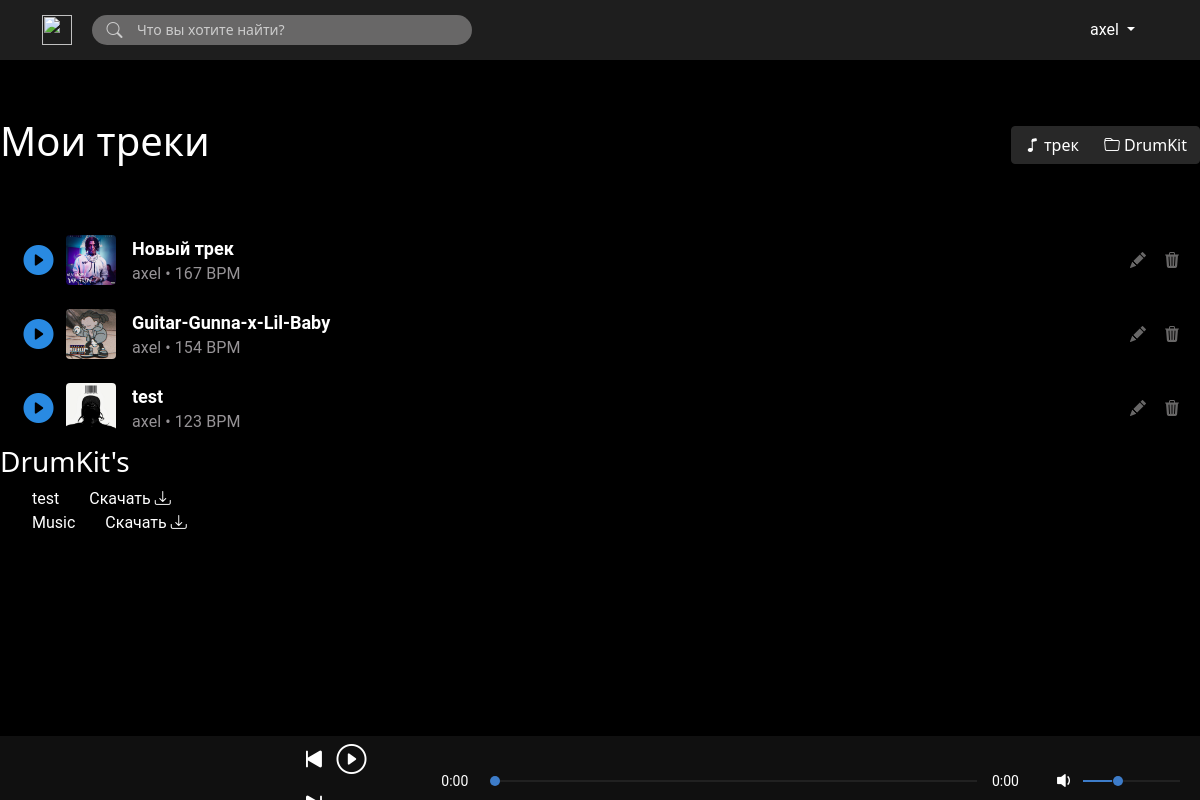
Page /profile/ (signed in) on the committed database.
### main/models.py (models this page shows, shortened)
class Anketa(models.Model):
    name = models.CharField(max_length=45, verbose_name="Название трека")
    bpm = models.IntegerField(verbose_name="Темп")
    image = models.ImageField(upload_to="photo/%Y/%m/%d/", verbose_name="Изображение")
    audio = models.FileField(upload_to="music/%Y/%m/%d/", verbose_name="Аудио")
    user = models.ForeignKey(User, on_delete=models.PROTECT, verbose_name="Пользователь")
    genre = models.ForeignKey('Genre', on_delete=models.PROTECT, verbose_name="Жанр")
    tonal = models.ForeignKey('Tonal', on_delete=models.PROTECT, verbose_name="Тональность")
    price = models.ForeignKey('Price', on_delete=models.PROTECT, verbose_name="Цена")
    def __str__(self):
        return self.name

class DrumKit(models.Model):
    name = models.CharField(max_length=45, verbose_name="Название")
    file = models.FileField(upload_to="files/%Y/%m/%d/", verbose_name="Файл")
    user = models.ForeignKey(User, on_delete=models.PROTECT, verbose_name="Пользователь")

### main/views.py (the view)
# urls.py: path('profile/', views.profile, name='profile'),
def profile(request):
    tracks = Anketa.objects.filter(user=request.user)
    drumKit = DrumKit.objects.filter(user=request.user)
    return render(request, 'registration/profile.html', {'tracks': tracks, 'drumkit': drumKit})

### templates/registration/profile.html
{% extends 'main/base.html' %}
{% load static %}
{% block css_additional %}
    {% if not tracks.exists %}
        <link rel="stylesheet" href="{% static 'main/css/sign-up.css' %}">
    {% else %}
        <link rel="stylesheet" href="{% static 'main/css/playlist_detail.css' %}">
        <link rel="stylesheet" href="{% static 'main/css/profile.css' %}">
    {% endif %}
{% endblock %}
{% block content %}
    <div class="content-main">
        {% if not tracks.exists %}
            <div class="container dashboard">
            <p class="text-center content-text ">Создание нового контента</p>
             <div class="row align-items-center">
                <div class="col-4">
                </div>
                <div class="col">
                    <div class="container item" onclick="location.href='{% url 'add_track' %}'">
                        <p class="item-title1">Добавить трек</p>
                        <svg xmlns="http://www.w3.org/2000/svg" width="45" height="45" fill="currentColor" class="bi bi-music-note img-item" viewBox="0 0 16 16">
                          <path d="M9 13c0 1.105-1.12 2-2.5 2S4 14.105 4 13s1.12-2 2.5-2 2.5.895 2.5 2z"/>
                          <path fill-rule="evenodd" d="M9 3v10H8V3h1z"/>
                          <path d="M8 2.82a1 1 0 0 1 .804-.98l3-.6A1 1 0 0 1 13 2.22V4L8 5V2.82z"/>
                        </svg>
                    </div>
                </div>
                 <div class="col">
                </div>
                 <div class="col">
                    <div class="container item" onclick="location.href='{% url 'drumKit' %}'">
                        <p class="item-title">Добавить DrumKit</p>
                        <svg xmlns="http://www.w3.org/2000/svg" width="45" height="45" fill="currentColor" class="bi bi-folder img-item" viewBox="0 0 16 16">
                          <path d="M.54 3.87.5 3a2 2 0 0 1 2-2h3.672a2 2 0 0 1 1.414.586l.828.828A2 2 0 0 0 9.828 3h3.982a2 2 0 0 1 1.992 2.181l-.637 7A2 2 0 0 1 13.174 14H2.826a2 2 0 0 1-1.991-1.819l-.637-7a1.99 1.99 0 0 1 .342-1.31zM2.19 4a1 1 0 0 0-.996 1.09l.637 7a1 1 0 0 0 .995.91h10.348a1 1 0 0 0 .995-.91l.637-7A1 1 0 0 0 13.81 4H2.19zm4.69-1.707A1 1 0 0 0 6.172 2H2.5a1 1 0 0 0-1 .981l.006.139C1.72 3.042 1.95 3 2.19 3h5.396l-.707-.707z"/>
                        </svg>
                    </div>
                </div>
                 <div class="col-4">
                </div>
              </div>
        </div>
        {% else %}
            <div class="content-pane">
                <div class="tracks-container">
                    <div class="max-width-container">
                        <div class="my_tracks">
                            <div class="title_items">
                                <div class="list-title">
                                <h1>Мои треки</h1>
                            </div>
                                <div class="add_items">
                                <div class="btn-group" role="group" aria-label="Basic example">
                                  <button type="button" class="btn btn-secondary btn_item" onclick="location.href='{% url 'add_track' %}'"><i class="bi bi-music-note"></i> трек</button>
                                  <button type="button" class="btn btn-secondary btn_item" onclick="location.href='{% url 'drumKit' %}'"><i class="bi bi-folder"></i> DrumKit</button>
                                </div>
                            </div>
                            </div>
                            <div class="track-list">
                                <div class="tracks">
                                    {% for track in tracks %}
                                        <div class="track">
                                            <div class="track-card">
                                                <div class="play-track" data-key="{{ track.audio.url }}">
                                                    <i class="bi playlistTrack bi-play-circle-fill" id="{{ forloop.counter0 }}"></i>
                                                </div>
                                                <img src="{{ track.image.url }}" class="img-thumbnail image-item" width="50" height="50">
                                                <div class="track-info">
                                                    <div class="info-title">{{ track }}</div>
                                                    <div class="info-subtitle">{{ track.user }}</div>
                                                    <div class="info-tempo">
                                                        <div class="dot">•</div>
                                                        {{ track.bpm }} BPM
                                                    </div>
                                                </div>
                                            </div>
                                            <div class="info-card">
                                                <i class="bi bi-pencil-fill"></i>
                                                <i class="bi bi-trash3-fill" data-bs-toggle="modal" data-bs-target="#staticBackdrop" onclick="location.href='{% url 'deleteTrack' track.id %}'"></i>
                                            </div>
                                        </div>
                                    {% endfor %}
                            {% if not drumkit.exists %}
                            {% else %}
                                    <h3>DrumKit's</h3>
                                    <ul>
                                    {% for d in drumkit %}
                                        <li><span class="name">{{ d.name }}</span><a href="{{ d.file.url }}" download="{{ d.name }}">Скачать <i class="bi bi-download"></i></a></li>
                                    {% endfor %}
                                    </ul>
                                </div>
                            {% endif %}
                            </div>
                        </div>
                    </div>
                </div>
            </div>
        {% endif %}
    </div>
{% endblock %}

### templates/main/base.html (shortened to what this page needs)
{% load static %}
<!DOCTYPE html>
<html lang="ru">
<head>
    <link href="https://cdn.jsdelivr.net/npm/bootstrap@5.1.3/dist/css/bootstrap.min.css" rel="stylesheet">
    <link rel="stylesheet" href="https://cdn.jsdelivr.net/npm/bootstrap-icons@1.8.0/font/bootstrap-icons.css">
    <link rel="stylesheet" href="{% static 'main/css/style.css' %}">
    {% block css_additional %}
    {% endblock %}
</head>
<body class="bg-dark">
<header>
    <nav class="navbar navbar-expand-lg navbar-light fixed-top" style="background-color: #1E1E1E; height: 60px;">
      <div class="container">
          <div class="nav-top d-flex">
              <a class="nav-brand" href="{% url 'home' %}">
                <img src="{% static 'main/img/svg/music-note.svg' %}" alt="" width="30" height="30">
              </a>
              <div class="search">
                  <a class="search-btn" href="#" >
                      <i class="bi bi-search"></i>
                  </a>
                  <input class="search-txt" type="text" name="" placeholder="Что вы хотите найти?">
              </div>
          </div>
          <div class="nav-right">
              <div class="authentication-btn">
                  <div class="navbar-collapse collapse">
                      <ul class="nav">
                          {% if user.is_authenticated %}
                              <li>
                                <div class="collapse navbar-collapse authenticated" id="navbarNavDarkDropdown">
                                  <ul class="navbar-nav">
                                    <li class="nav-item dropdown">
                                      <a class="nav-link dropdown-toggle" href="#" id="navbarDarkDropdownMenuLink" role="button" data-bs-toggle="dropdown" aria-expanded="false" style="color: white">
                                        {{ user.username }}
                                      </a>
                                    </li>
                                  </ul>
                                </div>
                              </li>
                          {% else %}
                              <li><a class="authenticated" href="{% url 'allTrack' %}">Треки</a></li>
                              <li><a class="authenticated" href="{% url 'register' %}">Зарегистрироваться</a></li>
                              <li><a href="{% url 'login' %}" type="button" class="btn btn-secondary btn_signin">Войти</a></li>
                          {% endif %}
                      </ul>
                  </div>
              </div>
          </div>
      </div>
    </nav>
</header>
{% block content %}
{% endblock %}
<div class="music_player" id="player">
    <div class="master-play" id="master-play">
        <div class="image-track">
            <img src="{% static 'main/img/img.png'%}" class="img-thumbnail image-item" width="50" height="50"  id="img-item">
        </div>
        <div class="icons">
            <i class="bi bi-skip-start-fill" id="prev"></i>
            <i class="bi bi-play-circle" id="play"></i>
            <i class="bi bi-skip-end-fill" id="next"></i>
        </div>
        <span id="CurrentStart">0:00</span>
        <div class="bar">
            <div class="dot-bar"></div>
        </div>
        <span id="CurrentEnd">0:00</span>
        <div class="vol">
            <i class="bi bi-volume-down-fill" id="vol-icon"></i>
            <div class="vol-bar"></div>
            <div class="dot-bar" id="vol-dot"></div>
        </div>
    </div>
</div>
</body>
</html>

### main/static/main/css/style.css (style rules this page uses)
.search { margin-left: 20px; display: flex; background: #686767; height: 30px; border-radius: 50px; }
.search-txt { border: none; background: none; outline: none; float: left; padding: 0 15px; color: #CCCCCC; font-size: 14px; transition: 0.4s; line-height: 30px; width: 350px; }
.search-btn { width: 15px; border-radius: 50%; background: none; display: flex; justify-content: center; align-items: center; transition: 0.4s; color: #CCCCCC; cursor: pointer; margin-left: 15px; }
.bi-search { font-size: 16px; color: #CCCCCC; }
.authenticated { text-decoration: none; color: white; margin-right: 15px; }
.nav-right { display: flex; }
.bg-dark { background-color: black !important; opacity: 100% !important; }
.content-main { margin-top: 117px; color: white; }
.music_player { width: 100%; height: 8%; background: #101010; transform: translateY(0); position: fixed; right: 0; bottom: 0; display: flex; align-items: center; padding: 0 20px; }
.master-play { display: flex; align-items: center; width: 100%; max-width: 1300px; margin: auto; }
.icons { color: white; font-size: 30px; margin: 0 20px 0 40px; }
.icons .bi { cursor: pointer; outline: none; }
.master-play span { color: white; width: 42px; font-size: 14px; font-weight: 400; }
#CurrentStart { margin-left: 20px; }
.bar { position: relative; width: 43%; height: 2px; background: #4848484f; margin-left: 10px; margin-right: 15px; }
.dot-bar { position: absolute; width: 10px; height: 10px; background: #3d7cc9; border-radius: 50%; left: -2px; top: -4px; transition: 1s linear; }
.vol { position: relative; width: 100px; height: 2px; margin-left: 50px; background: #4848484f; }
.vol .bi { position: absolute; color: white; font-size: 23px; top: -17px; left: -30px; }
.vol-bar { position: absolute; background: #3d7cc9; width: 30%; height: 100%; top: 0; transition: 1s linear; }
.vol .dot-bar { position: absolute; width: 10px; height: 10px; background: #3d7cc9; border-radius: 50%; left: 30px; top: -4px; transition: 1s linear; }
::placeholder { color: #CCCCCC; opacity: 1; }

### main/static/main/css/playlist_detail.css (style rules this page uses)
.content-pane { margin-top: 54px; }
.max-width-container { width: 100%; max-width: 1300px; margin: auto; }
.track-list { color: white; padding-top: 50px; }
.image-item { padding: 0; background-color: transparent; border: none; width: 50px; height: 50px; object-fit: cover; }
.track { display: flex; padding: 12px 20px 12px 16px; justify-content: space-between; border-radius: 4px; }
.play-track { display: flex; align-items: center; width: 50px; height: 50px; font-size: 30px; color: #298AE2; }
.play-track .bi { display: flex; align-items: center; justify-content: center; width: 45px; height: 45px; }
.track-card { display: flex; }
.track-info { display: grid; grid-template-columns: 16px repeat(3,minmax(0,max-content)) 12px; grid-template-rows: auto auto; grid-template-areas: ". info-title info-title info-title ." ". info-subtitle info-tempo . ."; }
.info-title { grid-area: info-title; font-size: 18px; font-weight: bold; font-family: Roboto, sans-serif; }
.info-subtitle { display: flex; align-items: center; grid-area: info-subtitle; font-size: 16px; letter-spacing: .1px; line-height: 20px; font-weight: 400; color: #969396; font-family: Roboto, sans-serif; }
.info-tempo { display: flex; align-items: center; grid-area: info-tempo; font-size: 16px; letter-spacing: .1px; line-height: 20px; font-weight: 400; color: #969396; font-family: Roboto, sans-serif; }
.info-card { display: flex; align-items: center; }
.dot { margin: 0 4px; }
span { font-family: Roboto, sans-serif; font-size: 14px; }

### main/static/main/css/profile.css (style rules this page uses)
.title_items { display: flex; justify-content: space-between; }
.add_items { display: flex; align-items: center; }
.btn_item { background: #282828; border-color: #282828; }
.info-card { width: 50px; justify-content: space-between; }
.bi-trash3-fill { color: #686767; }
.bi-pencil-fill { color: #686767; }
ul { font-size: 16px; font-family: Roboto, sans-serif; }
li { list-style: none; }
.name { font-size: 16px; font-family: Roboto, sans-serif; margin-right: 30px; }
a { color: white; text-decoration: none; }

### rows in the picture
Anketa: image (picture), name "Новый трек", user "axel", bpm "167"
Anketa: image (picture), name "Guitar-Gunna-x-Lil-Baby", user "axel", bpm "154"
Anketa: image (picture), name "test", user "axel", bpm "123"
DrumKit: name "test"
DrumKit: name "Music"

### other values in the picture
{{ user.username }} "axel"
